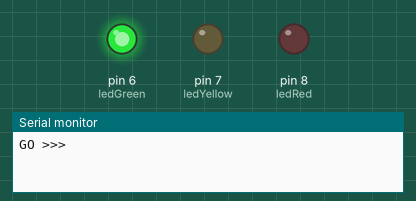
This sketch was run on a simulated Arduino Uno, built with avr-gcc and run on an emulated ATmega328P. Shown: output pins drawn as LEDs (lit = HIGH), the last lines printed to the serial monitor.

Above: at 1.0 s.
At 2.2 s:
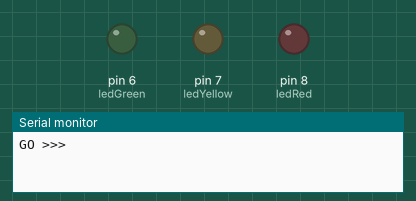
At 3.5 s:
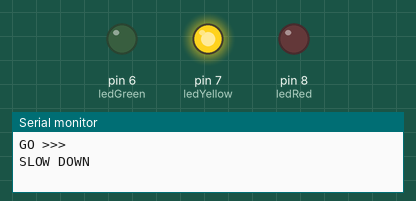
At 6.0 s:
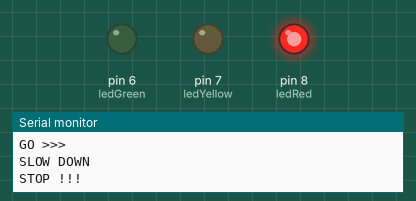
Timing chart, 0 to 9.8 s (numbered marks = the images above):
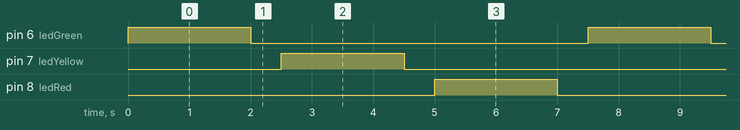

Measured:
- by itself, pin 6 (ledGreen), pin 7 (ledYellow), pin 8 (ledRed): alternates HIGH for 2.0 s and LOW for 5.5 s
- by itself, everything shown: repeats every 7.5 s, in 6 steps

The sketch:

NanoTraffic.ino
```cpp
const int ledRed = 8;
const int ledYellow = 7;
const int ledGreen = 6;

void setup() {
  pinMode(ledRed, OUTPUT);
  pinMode(ledYellow, OUTPUT);
  pinMode(ledGreen, OUTPUT);

  Serial.begin(9600);
}

void loop() {
  // GREEN light
  digitalWrite(ledGreen, HIGH);
  Serial.println("GO >>>");
  delay(2000);
  digitalWrite(ledGreen, LOW);
  delay(500);

  // YELLOW light
  digitalWrite(ledYellow, HIGH);
  Serial.println("SLOW DOWN");
  delay(2000);
  digitalWrite(ledYellow, LOW);
  delay(500);

  // RED light
  digitalWrite(ledRed, HIGH);
  Serial.println("STOP !!!");
  delay(2000);
  digitalWrite(ledRed, LOW);
  delay(500);  // Short delay before restarting the cycle
  Serial.println("");
}
```
